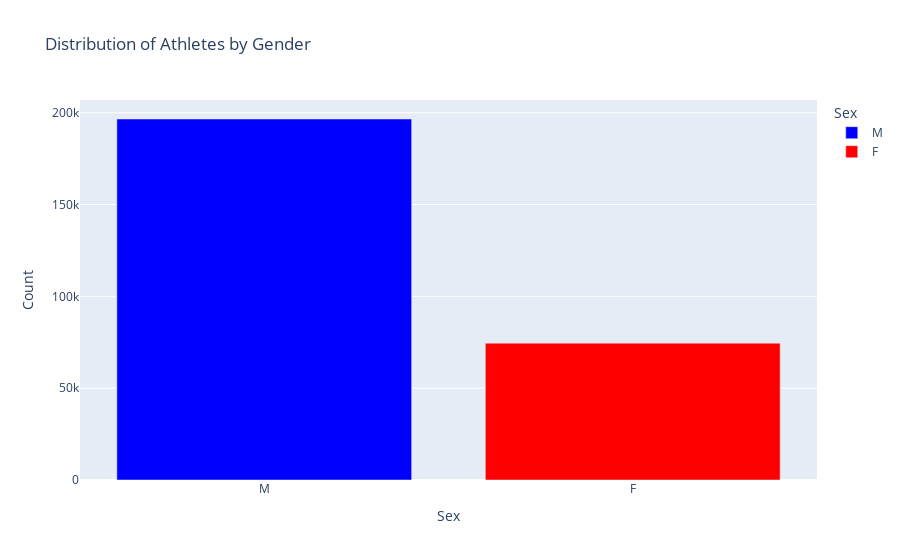

Write notebook code for a chart like this one.
### Markdown cell above
Gender distribution:

### Code cell
sex_counts = df['Sex'].value_counts().reset_index()
sex_counts.columns = ['Sex', 'Count']

fig_sex_counts = px.bar(
    sex_counts,
    x='Sex',
    y='Count',
    color='Sex',
    color_discrete_map={'M': 'blue', 'F': 'red'},
    title="Distribution of Athletes by Gender"
)

fig_sex_counts.show()

### Figure 1 — Plotly figure (JSON) as saved in the notebook; plotly's stock layout.template omitted (floating-point values rounded to 4 significant figures)
{"data": [{"hovertemplate": "Sex=%{x}<br>Count=%{y}<extra></extra>", "legendgroup": "M", "marker": {"color": "blue", "pattern": {"shape": ""}}, "name": "M", "orientation": "v", "showlegend": true, "textposition": "auto", "type": "bar", "x": ["M"], "xaxis": "x", "y": [196594], "yaxis": "y"}, {"hovertemplate": "Sex=%{x}<br>Count=%{y}<extra></extra>", "legendgroup": "F", "marker": {"color": "red", "pattern": {"shape": ""}}, "name": "F", "orientation": "v", "showlegend": true, "textposition": "auto", "type": "bar", "x": ["F"], "xaxis": "x", "y": [74522], "yaxis": "y"}], "layout": {"barmode": "relative", "legend": {"title": {"text": "Sex"}, "tracegroupgap": 0}, "title": {"text": "Distribution of Athletes by Gender"}, "xaxis": {"anchor": "y", "categoryarray": ["M", "F"], "categoryorder": "array", "domain": [0, 1], "title": {"text": "Sex"}}, "yaxis": {"anchor": "x", "domain": [0, 1], "title": {"text": "Count"}}}}
